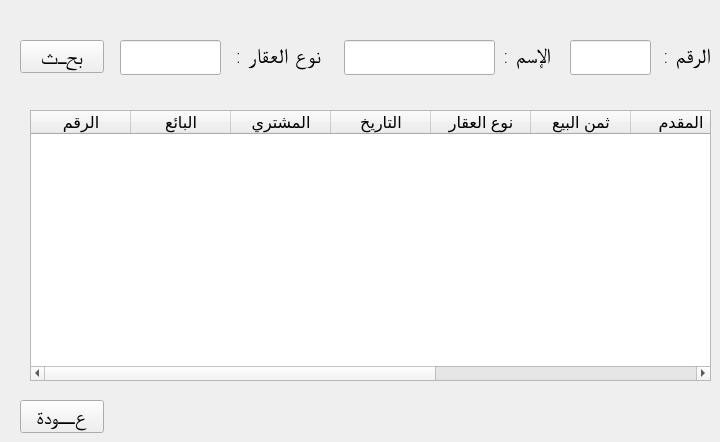
      <widget class="QWidget" name="tab_10">
       <attribute name="title">
        <string>بحث</string>
       </attribute>
       <widget class="QLabel" name="label_49">
        <property name="geometry">
         <rect>
          <x>490</x>
          <y>40</y>
          <width>61</width>
          <height>31</height>
         </rect>
        </property>
        <property name="font">
         <font>
          <family>ae_AlMateen</family>
          <pointsize>16</pointsize>
          <weight>9</weight>
          <italic>false</italic>
          <bold>false</bold>
         </font>
        </property>
        <property name="text">
         <string>الإسم :</string>
        </property>
       </widget>
       <widget class="QLineEdit" name="lineEdit_41">
        <property name="geometry">
         <rect>
          <x>344</x>
          <y>40</y>
          <width>151</width>
          <height>35</height>
         </rect>
        </property>
        <property name="font">
         <font>
          <family>ae_AlMateen</family>
          <pointsize>16</pointsize>
          <weight>9</weight>
          <italic>false</italic>
          <bold>false</bold>
         </font>
        </property>
        <property name="text">
         <string/>
        </property>
        <property name="alignment">
         <set>Qt::AlignLeading|Qt::AlignLeft|Qt::AlignVCenter</set>
        </property>
       </widget>
       <widget class="QTableWidget" name="tableWidget_4">
        <property name="geometry">
         <rect>
          <x>30</x>
          <y>110</y>
          <width>681</width>
          <height>271</height>
         </rect>
        </property>
        <property name="font">
         <font>
          <pointsize>12</pointsize>
         </font>
        </property>
        <column>
         <property name="text">
          <string>الرقم</string>
         </property>
        </column>
        <column>
         <property name="text">
          <string>البائع</string>
         </property>
        </column>
        <column>
         <property name="text">
          <string>المشتري</string>
         </property>
        </column>
        <column>
         <property name="text">
          <string>التاريخ</string>
         </property>
        </column>
        <column>
         <property name="text">
          <string>نوع العقار</string>
         </property>
        </column>
        <column>
         <property name="text">
          <string>ثمن البيع</string>
         </property>
        </column>
        <column>
         <property name="text">
          <string>المقدم</string>
         </property>
        </column>
        <column>
         <property name="text">
          <string>الباقي</string>
         </property>
        </column>
        <column>
         <property name="text">
          <string>عدد الأقساط</string>
         </property>
        </column>
        <column>
         <property name="text">
          <string>قيمة القسط</string>
         </property>
        </column>
       </widget>
       <widget class="QPushButton" name="pushButton_14">
        <property name="geometry">
         <rect>
          <x>20</x>
          <y>40</y>
          <width>84</width>
          <height>33</height>
         </rect>
        </property>
        <property name="font">
         <font>
          <family>ae_AlMateen</family>
          <pointsize>16</pointsize>
          <weight>9</weight>
          <italic>false</italic>
          <bold>false</bold>
         </font>
        </property>
        <property name="text">
         <string>بحـث</string>
        </property>
       </widget>
       <widget class="QLabel" name="label_50">
        <property name="geometry">
         <rect>
          <x>650</x>
          <y>40</y>
          <width>61</width>
          <height>31</height>
         </rect>
        </property>
        <property name="font">
         <font>
          <family>ae_AlMateen</family>
          <pointsize>16</pointsize>
          <weight>9</weight>
          <italic>false</italic>
          <bold>false</bold>
         </font>
        </property>
        <property name="text">
         <string>الرقم :</string>
        </property>
       </widget>
       <widget class="QLineEdit" name="lineEdit_42">
        <property name="geometry">
         <rect>
          <x>570</x>
          <y>40</y>
          <width>81</width>
          <height>35</height>
         </rect>
        </property>
        <property name="font">
         <font>
          <family>ae_AlMateen</family>
          <pointsize>16</pointsize>
          <weight>9</weight>
          <italic>false</italic>
          <bold>false</bold>
         </font>
        </property>
        <property name="text">
         <string/>
        </property>
        <property name="alignment">
         <set>Qt::AlignLeading|Qt::AlignLeft|Qt::AlignVCenter</set>
        </property>
       </widget>
       <widget class="QPushButton" name="pushButton_26">
        <property name="geometry">
         <rect>
          <x>20</x>
          <y>400</y>
          <width>84</width>
          <height>33</height>
         </rect>
        </property>
        <property name="font">
         <font>
          <family>ae_AlMateen</family>
          <pointsize>16</pointsize>
          <weight>9</weight>
          <italic>false</italic>
          <bold>false</bold>
         </font>
        </property>
        <property name="text">
         <string>عــودة</string>
        </property>
       </widget>
       <widget class="QLineEdit" name="lineEdit_47">
        <property name="geometry">
         <rect>
          <x>120</x>
          <y>40</y>
          <width>101</width>
          <height>35</height>
         </rect>
        </property>
        <property name="font">
         <font>
          <family>ae_AlMateen</family>
          <pointsize>16</pointsize>
          <weight>9</weight>
          <italic>false</italic>
          <bold>false</bold>
         </font>
        </property>
        <property name="text">
         <string/>
        </property>
        <property name="alignment">
         <set>Qt::AlignLeading|Qt::AlignLeft|Qt::AlignVCenter</set>
        </property>
       </widget>
       <widget class="QLabel" name="label_55">
        <property name="geometry">
         <rect>
          <x>230</x>
          <y>40</y>
          <width>91</width>
          <height>31</height>
         </rect>
        </property>
        <property name="font">
         <font>
          <family>ae_AlMateen</family>
          <pointsize>16</pointsize>
          <weight>9</weight>
          <italic>false</italic>
          <bold>false</bold>
         </font>
        </property>
        <property name="text">
         <string>نوع العقار :</string>
        </property>
       </widget>
      </widget>
